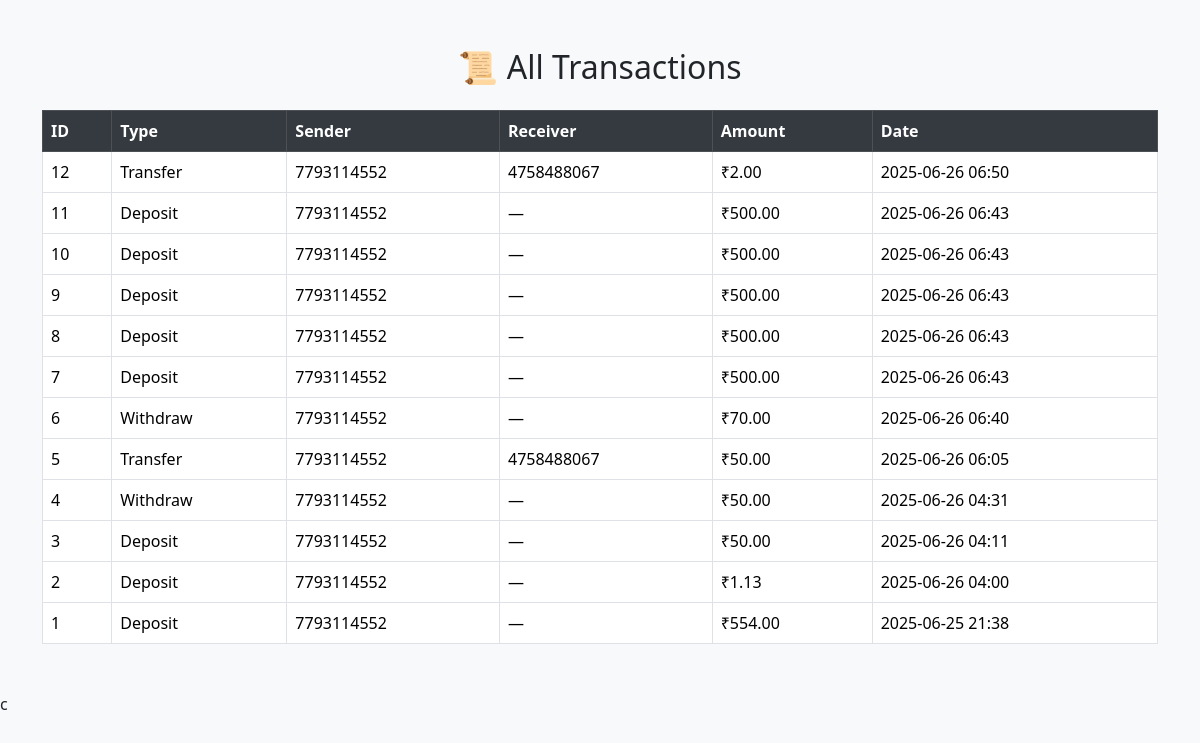
Screenshot of /admin-transactions/ (signed in) with the database file from the repository.
### bank_app/models.py (models this page shows, shortened)
class Transaction(models.Model):
    TRANSACTION_TYPES = [
        ('deposit', 'Deposit'),
        ('withdraw', 'Withdraw'),
        ('transfer', 'Transfer'),
    ]
    sender_account = models.ForeignKey(Account, related_name='sender', on_delete=models.CASCADE)
    receiver_account = models.ForeignKey(Account, related_name='receiver', on_delete=models.CASCADE, null=True, blank=True)
    amount = models.DecimalField(max_digits=10, decimal_places=2)
    transaction_type = models.CharField(max_length=10, choices=TRANSACTION_TYPES)
    timestamp = models.DateTimeField(default=timezone.now)

class Account(models.Model):
    personal = models.OneToOneField(PersonalDetails, on_delete=models.CASCADE)
    account_number = models.CharField(max_length=20, unique=True)
    balance = models.DecimalField(max_digits=12, decimal_places=2, default=0.00)

### bank_app/views.py (the view)
# urls.py: path('admin-transactions/', views.admin_transactions, name='admin_transactions'),
def admin_transactions(request):
    if not request.session.get('is_admin'):
        return redirect('admin_login')
    transactions = Transaction.objects.select_related('sender_account', 'receiver_account').order_by('-timestamp')
    return render(request, 'admin/admin_transaction.html', {'transactions': transactions})

### bank_app/templates/admin/admin_transaction.html (shortened to what this page needs)
{% load static %}
<!DOCTYPE html>
<html>
<head>
    <link rel="stylesheet" href="{% static 'bank_app/styles.css' %}">
    <link rel="stylesheet" href="https://cdn.jsdelivr.net/npm/bootstrap@5.3.3/dist/css/bootstrap.min.css">
</head>
<body class="bg-light">
<div class="container my-5">
    <h2 class="mb-4 text-center">📜 All Transactions</h2>
    <table class="table table-bordered table-hover">
        <thead class="table-dark">
            <tr>
                <th>ID</th>
                <th>Type</th>
                <th>Sender</th>
                <th>Receiver</th>
                <th>Amount</th>
                <th>Date</th>
            </tr>
        </thead>
        <tbody>
        {% for tx in transactions %}
            <tr>
                <td>{{ tx.id }}</td>
                <td>{{ tx.transaction_type|title }}</td>
                <td>
                    {% if tx.sender_account %}
                        {{ tx.sender_account.account_number }}
                    {% else %}
                        —
                    {% endif %}
                </td>
                <td>
                    {% if tx.receiver_account %}
                        {{ tx.receiver_account.account_number }}
                    {% else %}
                        —
                    {% endif %}
                </td>
                <td>₹{{ tx.amount }}</td>
                <td>{{ tx.timestamp|date:"Y-m-d H:i" }}</td>
            </tr>
        {% empty %}
            <tr><td colspan="6" class="text-center">No transactions found.</td></tr>
        {% endfor %}
        </tbody>
    </table>
</div>
</body>
</html>

### bank_app/static/styles.css (style rules this page uses)
body { background-color: #f8f9fa; }
.table thead th { background-color: #343a40; color: white; }
h2 { color: #0d6efd; }
.table td, .table th { vertical-align: middle; }

### rows the page displays
Transaction: id "12", transaction_type "Transfer", sender_account.account_number "7793114552", receiver_account.account_number "4758488067", amount "2.00", timestamp "2025-06-26 06:50"
Transaction: id "11", transaction_type "Deposit", sender_account.account_number "7793114552", amount "500.00", timestamp "2025-06-26 06:43"
Transaction: id "10", transaction_type "Deposit", sender_account.account_number "7793114552", amount "500.00", timestamp "2025-06-26 06:43"
Transaction: id "9", transaction_type "Deposit", sender_account.account_number "7793114552", amount "500.00", timestamp "2025-06-26 06:43"
Transaction: id "8", transaction_type "Deposit", sender_account.account_number "7793114552", amount "500.00", timestamp "2025-06-26 06:43"
Transaction: id "7", transaction_type "Deposit", sender_account.account_number "7793114552", amount "500.00", timestamp "2025-06-26 06:43"
Transaction: id "6", transaction_type "Withdraw", sender_account.account_number "7793114552", amount "70.00", timestamp "2025-06-26 06:40"
Transaction: id "5", transaction_type "Transfer", sender_account.account_number "7793114552", receiver_account.account_number "4758488067", amount "50.00", timestamp "2025-06-26 06:05"
Transaction: id "4", transaction_type "Withdraw", sender_account.account_number "7793114552", amount "50.00", timestamp "2025-06-26 04:31"
Transaction: id "3", transaction_type "Deposit", sender_account.account_number "7793114552", amount "50.00", timestamp "2025-06-26 04:11"
Transaction: id "2", transaction_type "Deposit", sender_account.account_number "7793114552", amount "1.13", timestamp "2025-06-26 04:00"
Transaction: id "1", transaction_type "Deposit", sender_account.account_number "7793114552", amount "554.00", timestamp "2025-06-25 21:38"
